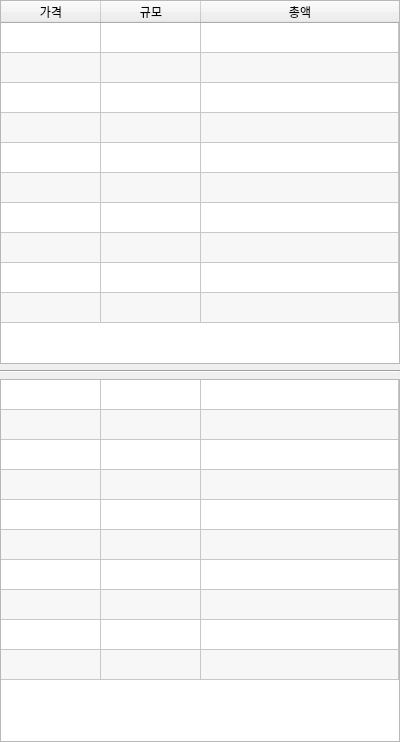
<?xml version="1.0" encoding="UTF-8"?>
<ui version="4.0">
 <class>Form</class>
 <widget class="QWidget" name="Form">
  <property name="geometry">
   <rect>
    <x>0</x>
    <y>0</y>
    <width>400</width>
    <height>742</height>
   </rect>
  </property>
  <property name="windowTitle">
   <string>Form</string>
  </property>
  <layout class="QVBoxLayout" name="verticalLayout">
   <property name="leftMargin">
    <number>0</number>
   </property>
   <property name="topMargin">
    <number>0</number>
   </property>
   <property name="rightMargin">
    <number>0</number>
   </property>
   <property name="bottomMargin">
    <number>0</number>
   </property>
   <item>
    <widget class="QTableWidget" name="tableAsks">
     <property name="sizePolicy">
      <sizepolicy hsizetype="Minimum" vsizetype="Minimum">
       <horstretch>0</horstretch>
       <verstretch>0</verstretch>
      </sizepolicy>
     </property>
     <property name="minimumSize">
      <size>
       <width>400</width>
       <height>0</height>
      </size>
     </property>
     <property name="verticalScrollBarPolicy">
      <enum>Qt::ScrollBarAlwaysOff</enum>
     </property>
     <property name="horizontalScrollBarPolicy">
      <enum>Qt::ScrollBarAlwaysOff</enum>
     </property>
     <property name="sizeAdjustPolicy">
      <enum>QAbstractScrollArea::AdjustIgnored</enum>
     </property>
     <property name="editTriggers">
      <set>QAbstractItemView::NoEditTriggers</set>
     </property>
     <property name="alternatingRowColors">
      <bool>true</bool>
     </property>
     <property name="rowCount">
      <number>10</number>
     </property>
     <property name="columnCount">
      <number>3</number>
     </property>
     <attribute name="horizontalHeaderVisible">
      <bool>true</bool>
     </attribute>
     <attribute name="horizontalHeaderHighlightSections">
      <bool>false</bool>
     </attribute>
     <attribute name="horizontalHeaderStretchLastSection">
      <bool>true</bool>
     </attribute>
     <attribute name="verticalHeaderVisible">
      <bool>false</bool>
     </attribute>
     <row/>
     <row/>
     <row/>
     <row/>
     <row/>
     <row/>
     <row/>
     <row/>
     <row/>
     <row/>
     <column>
      <property name="text">
       <string>가격</string>
      </property>
     </column>
     <column>
      <property name="text">
       <string>규모</string>
      </property>
     </column>
     <column>
      <property name="text">
       <string>총액</string>
      </property>
     </column>
    </widget>
   </item>
   <item>
    <widget class="Line" name="line">
     <property name="orientation">
      <enum>Qt::Horizontal</enum>
     </property>
    </widget>
   </item>
   <item>
    <widget class="QTableWidget" name="tableBids">
     <property name="sizePolicy">
      <sizepolicy hsizetype="Minimum" vsizetype="Minimum">
       <horstretch>0</horstretch>
       <verstretch>0</verstretch>
      </sizepolicy>
     </property>
     <property name="minimumSize">
      <size>
       <width>400</width>
       <height>0</height>
      </size>
     </property>
     <property name="verticalScrollBarPolicy">
      <enum>Qt::ScrollBarAlwaysOff</enum>
     </property>
     <property name="horizontalScrollBarPolicy">
      <enum>Qt::ScrollBarAlwaysOff</enum>
     </property>
     <property name="sizeAdjustPolicy">
      <enum>QAbstractScrollArea::AdjustIgnored</enum>
     </property>
     <property name="editTriggers">
      <set>QAbstractItemView::NoEditTriggers</set>
     </property>
     <property name="alternatingRowColors">
      <bool>true</bool>
     </property>
     <property name="rowCount">
      <number>10</number>
     </property>
     <property name="columnCount">
      <number>3</number>
     </property>
     <attribute name="horizontalHeaderVisible">
      <bool>false</bool>
     </attribute>
     <attribute name="horizontalHeaderHighlightSections">
      <bool>false</bool>
     </attribute>
     <attribute name="horizontalHeaderStretchLastSection">
      <bool>true</bool>
     </attribute>
     <attribute name="verticalHeaderVisible">
      <bool>false</bool>
     </attribute>
     <row/>
     <row/>
     <row/>
     <row/>
     <row/>
     <row/>
     <row/>
     <row/>
     <row/>
     <row/>
     <column/>
     <column/>
     <column/>
    </widget>
   </item>
  </layout>
 </widget>
 <resources/>
 <connections/>
</ui>
